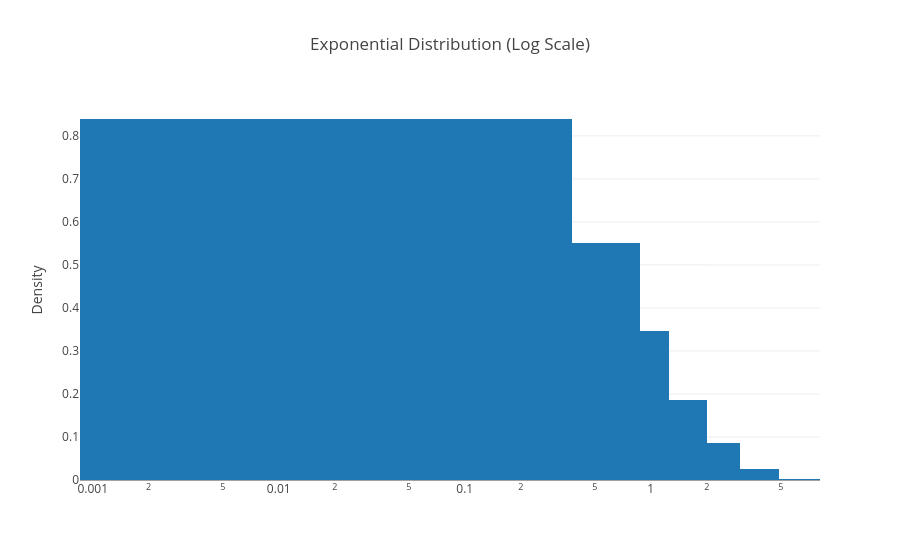

The notebook cell this image was saved under:
### Markdown cell above
## Example 7: Logarithmic Scale

Use log scales for data spanning multiple orders of magnitude.

### Code cell
# Generate exponential data
exp_data = np.random.exponential(1, 1000)

fig = histogram(x=exp_data, log_x=True, title="Exponential Distribution (Log Scale)")
fig.show()

### Figure 1 — Plotly figure (JSON) as saved in the notebook; plotly's stock layout.template omitted (floating-point values rounded to 4 significant figures)
{"data": [{"customdata": [[0.0008545, 0.375], [0.375, 0.875], [0.875, 1.25], [1.25, 2], [2, 3], [3, 4.875], [4.875, 8.125]], "hovertemplate": "Bin: [%{customdata[0]:.4g}, %{customdata[1]:.4g})<br>Density: %{y}<br><extra></extra>", "type": "bar", "width": [0.3741, 0.5, 0.375, 0.75, 1, 1.875, 3.25], "x": [0.1879, 0.625, 1.062, 1.625, 2.5, 3.938, 6.5], "y": [0.8392, 0.552, 0.3467, 0.1853, 0.085, 0.02507, 0.002769]}], "layout": {"bargap": 0, "bargroupgap": 0, "title": {"text": "Exponential Distribution (Log Scale)"}, "xaxis": {"title": {}, "type": "log"}, "yaxis": {"title": {"text": "Density"}}}}
